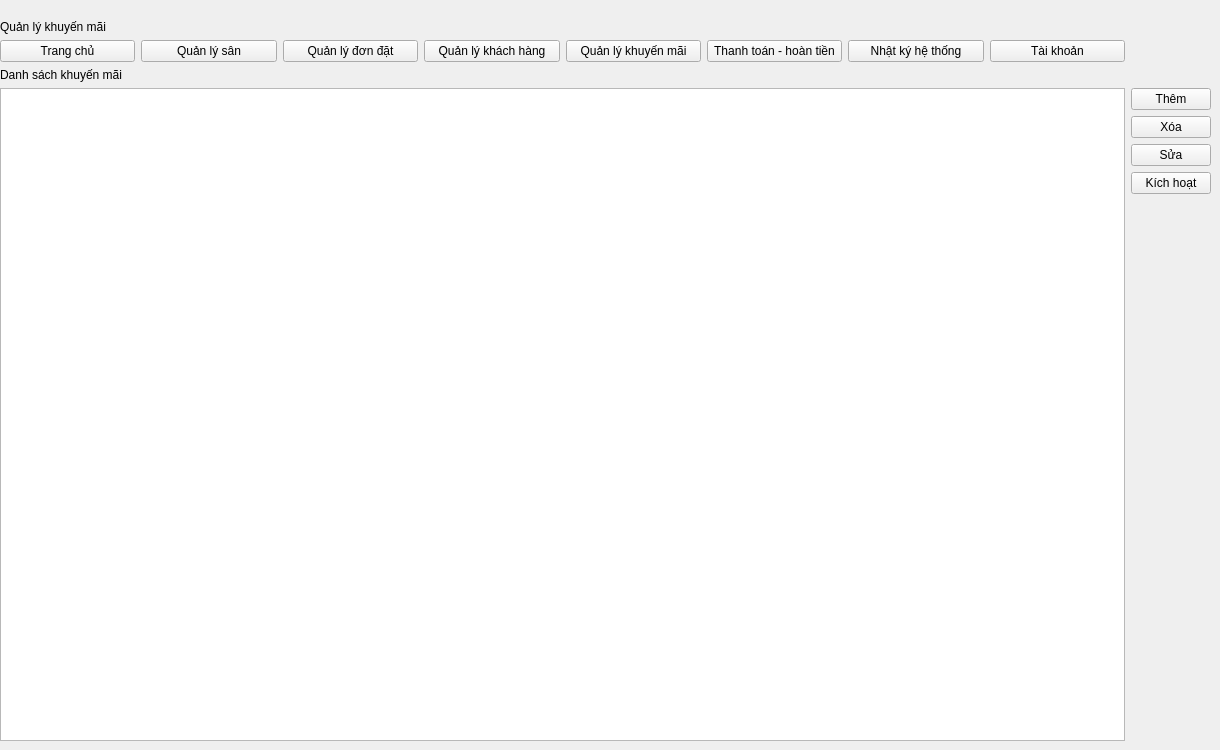
    <widget class="QWidget" name="qlikhuyenmai">
     <widget class="QWidget" name="gridLayoutWidget_5">
      <property name="geometry">
       <rect>
        <x>0</x>
        <y>20</y>
        <width>1211</width>
        <height>721</height>
       </rect>
      </property>
      <layout class="QGridLayout" name="gridLayout_5">
       <item row="5" column="1">
        <layout class="QVBoxLayout" name="verticalLayout_5">
         <item>
          <widget class="QPushButton" name="pushButton_themkm">
           <property name="text">
            <string>Thêm</string>
           </property>
          </widget>
         </item>
         <item>
          <widget class="QPushButton" name="pushButton_xoakm">
           <property name="text">
            <string>Xóa</string>
           </property>
          </widget>
         </item>
         <item>
          <widget class="QPushButton" name="pushButton_suakm">
           <property name="text">
            <string>Sửa</string>
           </property>
          </widget>
         </item>
         <item>
          <widget class="QPushButton" name="pushButton_battatkm">
           <property name="text">
            <string>Kích hoạt</string>
           </property>
          </widget>
         </item>
         <item>
          <spacer name="verticalSpacer_4">
           <property name="orientation">
            <enum>Qt::Vertical</enum>
           </property>
           <property name="sizeHint" stdset="0">
            <size>
             <width>20</width>
             <height>40</height>
            </size>
           </property>
          </spacer>
         </item>
        </layout>
       </item>
       <item row="5" column="0">
        <widget class="QTableWidget" name="tableWidget_4"/>
       </item>
       <item row="0" column="0">
        <widget class="QLabel" name="label_9">
         <property name="text">
          <string>Quản lý khuyến mãi</string>
         </property>
        </widget>
       </item>
       <item row="3" column="0">
        <layout class="QHBoxLayout" name="horizontalLayout_12">
         <item>
          <widget class="QPushButton" name="pushButton_trangchu_5">
           <property name="text">
            <string>Trang chủ</string>
           </property>
          </widget>
         </item>
         <item>
          <widget class="QPushButton" name="pushButton_quanlysan_5">
           <property name="text">
            <string>Quản lý sân</string>
           </property>
          </widget>
         </item>
         <item>
          <widget class="QPushButton" name="pushButton_qldon_5">
           <property name="text">
            <string>Quản lý đơn đặt</string>
           </property>
          </widget>
         </item>
         <item>
          <widget class="QPushButton" name="pushButton_qlkhachhang_5">
           <property name="text">
            <string>Quản lý khách hàng</string>
           </property>
          </widget>
         </item>
         <item>
          <widget class="QPushButton" name="pushButton_qlkhmai_5">
           <property name="text">
            <string>Quản lý khuyến mãi</string>
           </property>
          </widget>
         </item>
         <item>
          <widget class="QPushButton" name="pushButton_ttht_5">
           <property name="text">
            <string>Thanh toán - hoàn tiền</string>
           </property>
          </widget>
         </item>
         <item>
          <widget class="QPushButton" name="pushButton_adminlog_5">
           <property name="text">
            <string>Nhật ký hệ thống</string>
           </property>
          </widget>
         </item>
         <item>
          <widget class="QPushButton" name="pushButton_taikhoan_5">
           <property name="text">
            <string>Tài khoản</string>
           </property>
          </widget>
         </item>
        </layout>
       </item>
       <item row="4" column="0">
        <widget class="QLabel" name="label_22">
         <property name="text">
          <string>Danh sách khuyến mãi</string>
         </property>
        </widget>
       </item>
      </layout>
     </widget>
    </widget>
